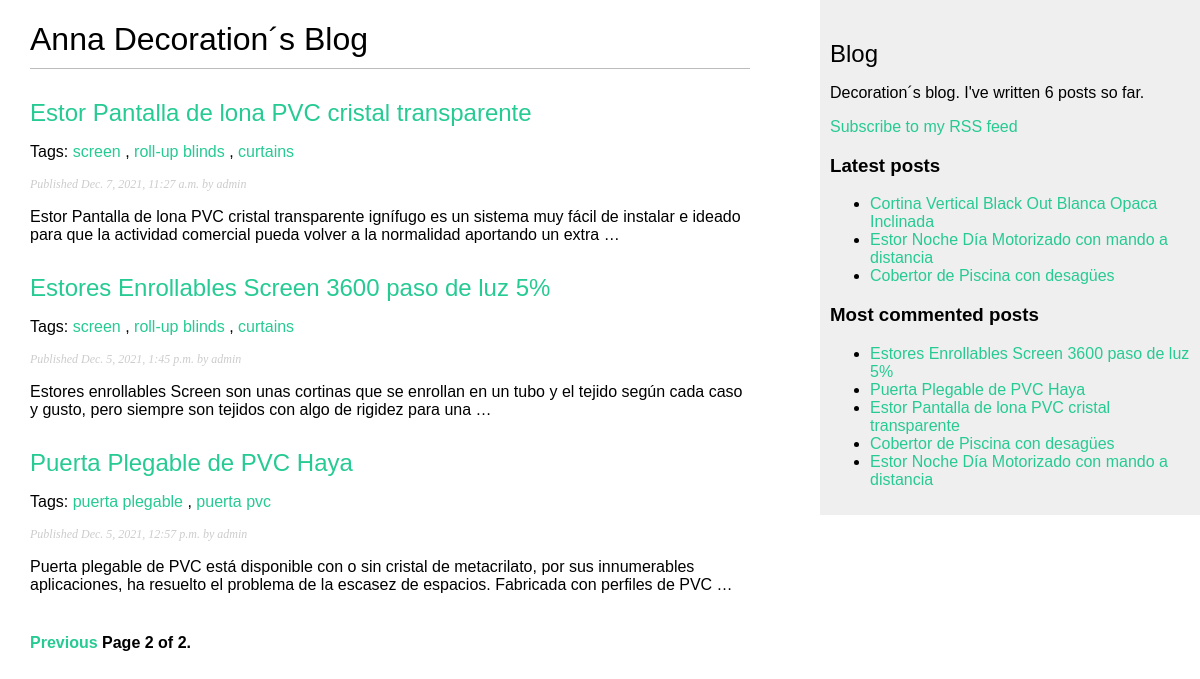
Screenshot of /blog/?page=2 with the database file from the repository.
### blog/models.py (models this page shows, shortened)
class Post(models.Model):
    STATUS_CHOICES = (
        ('draft', 'Draft'),
        ('published', 'Published'),
    )
    title = models.CharField(max_length=250)
    slug = models.SlugField(max_length=250,
                            unique_for_date='publish')
    author = models.ForeignKey(User,
                              on_delete=models.CASCADE,
                              related_name='blog_posts')
    body = models.TextField()
    publish = models.DateTimeField(default=timezone.now)
    created = models.DateTimeField(auto_now_add=True)
    updated = models.DateTimeField(auto_now=True)
    status = models.CharField(max_length=10,
                              choices=STATUS_CHOICES,
                              default='draft')
    objects = models.Manager() # The default manager.
    published = PublishedManager() # Our custom manager.
    tags = TaggableManager()
    class Meta:
        ordering = ('-publish',)
    def get_absolute_url(self):
        return reverse('blog:post_detail',
                       args=[self.publish.year,
                             self.publish.month,
                             self.publish.day, self.slug])

### blog/views.py (the view)
# urls.py: path('', views.post_list, name='post_list'),
def post_list(request, tag_slug=None):
    object_list = Post.published.all()
    tag = None
    if tag_slug:
       tag = get_object_or_404(Tag, slug=tag_slug)
       object_list = object_list.filter(tags__in=[tag])
    paginator = Paginator(object_list, 3) # 3 posts in each page
    page = request.GET.get('page')
    try:
        posts = paginator.page(page)
    except PageNotAnInteger:
        posts = paginator.page(1)
    except EmptyPage:
        posts = paginator.page(paginator.num_pages)
    return render(request,
                 'blog/post/list.html',
                 {'page': page,
                  'posts': posts,
                  'tag': tag})

### blog/models.py (called while the page is built)
    def get_queryset(self):
        return super().get_queryset().filter(status='published')

### blog/templatetags/blog_tags.py (called while the page is built)
@register.simple_tag
def total_posts():
    return Post.published.count()

@register.inclusion_tag('blog/post/latest_posts.html')
def show_latest_posts(count=5):
    latest_posts = Post.published.order_by('-publish')[:count]
    return {'latest_posts': latest_posts}

@register.simple_tag
def get_most_commented_posts(count=5):
    return Post.published.annotate(
               total_comments=Count('comments')
           ).order_by('-total_comments')[:count]

@register.filter(name='markdown')
def markdown_format(text):
    return mark_safe(markdown.markdown(text))

### blog/templates/blog/post/list.html (shortened to what this page needs)
{% extends "blog/base.html" %}
{% load blog_tags %}
{% block content %}
  <h1>Anna Decoration´s Blog</h1>
  {% for post in posts %}
    <h2>
      <a href="{{ post.get_absolute_url }}">
        {{ post.title }}
      </a>
    </h2>
    <p class="tags">
      Tags:
      {% for tag in post.tags.all %}
        <a href="{% url 'blog:post_list_by_tag' tag.slug %}">
          {{ tag.name }}
        </a>
        {% if not forloop.last %}, {% endif %}
      {% endfor %}
    </p>
    <p class="date">
      Published {{ post.publish }} by {{ post.author }}
    </p>
    {{ post.body|markdown|truncatewords_html:30 }}
  {% endfor %}
  {% include "pagination.html" with page=posts %}
{% endblock %}

### blog/templates/blog/base.html (shortened to what this page needs)
{% load blog_tags %}
{% load static %}
<!DOCTYPE html>
<html>
<head>
  <link href="{% static 'css/blog.css' %}" rel="stylesheet">
</head>
<body>
  <div id="content">
    {% block content %}
    {% endblock %}
  </div>
  <div id="sidebar">
    <h2>Blog</h2>
    <p>Decoration´s blog. I've written {% total_posts %} posts so far.</p>
    <p><a href="{% url 'blog:post_feed' %}">Subscribe to my RSS feed</a></p>
    <h3>Latest posts</h3>
    {% show_latest_posts 3 %}
    <h3>Most commented posts</h3>
    {% get_most_commented_posts as most_commented_posts %}
    <ul>
      {% for post in most_commented_posts %}
        <li>
          <a href="{{ post.get_absolute_url }}">{{ post.title }}</a>
        </li>
      {% endfor %}
    </ul>
  </div>
</body>
</html>

### blog/templates/blog/post/latest_posts.html
<ul>
    {% for post in latest_posts %}
      <li>
        <a href="{{ post.get_absolute_url }}">{{ post.title }}</a>
      </li>
    {% endfor %}
  </ul>

### blog/static/css/blog.css (style rules this page uses)
body { margin:0; padding:0; font-family:helvetica, sans-serif; }
a { color:#26ca93; text-decoration:none; }
h1 { font-weight:normal; border-bottom:1px solid #bbb; padding:0 0 10px 0; }
h2 { font-weight:normal; margin:30px 0 0; }
#content { float:left; width:60%; padding:0 0 0 30px; }
#sidebar { float:right; width:30%; padding:10px; background:#efefef; height:100%; }
p.date { color:#ccc; font-family: georgia, serif; font-size: 12px; font-style: italic; }

### rows the page displays
Post: title "Estor Pantalla de lona PVC cristal transparente", publish "Dec. 7, 2021, 11:27 a.m.", author "admin", body "Estor Pantalla de lona PVC cristal transparente ignífugo es un sistema muy fácil de instalar e ideado para que la actividad comercial pueda volver a la normalidad aportando un extra …"
Tag: name "screen"
Tag: name "roll-up blinds"
Tag: name "curtains"
Post: title "Estores Enrollables Screen 3600 paso de luz 5%", publish "Dec. 5, 2021, 1:45 p.m.", author "admin", body "Estores enrollables Screen son unas cortinas que se enrollan en un tubo y el tejido según cada caso y gusto, pero siempre son tejidos con algo de rigidez para una …"
Post: title "Puerta Plegable de PVC Haya", publish "Dec. 5, 2021, 12:57 p.m.", author "admin", body "Puerta plegable de PVC está disponible con o sin cristal de metacrilato, por sus innumerables aplicaciones, ha resuelto el problema de la escasez de espacios. Fabricada con perfiles de PVC …"
Tag: name "puerta plegable"
Tag: name "puerta pvc"
Post: title "Cortina Vertical Black Out Blanca Opaca Inclinada"
Post: title "Estor Noche Día Motorizado con mando a distancia"
Post: title "Cobertor de Piscina con desagües"

### other values shown
{{ page.number }} "2"
{{ page.paginator.num_pages }} "2"
